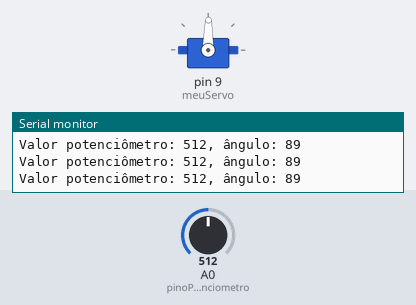
Bench run of a sketch on a simulated Arduino Uno, built with avr-gcc and run on an emulated ATmega328P. Shown: servo, the last lines printed to the serial monitor. Inputs (shaded band) come from the test bench; at power-on: A0 (pinoPotenciometro) = 512.

Above: at 1.2 s.
1.3 s: A0 (pinoPotenciometro) set to 557
At 2.4 s:
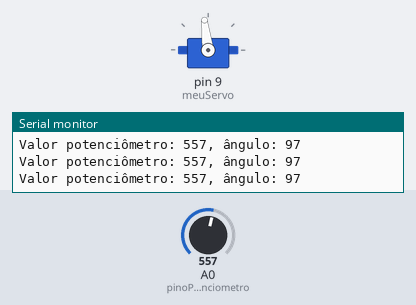
4.3 s: A0 (pinoPotenciometro) set to 587
At 5.5 s:
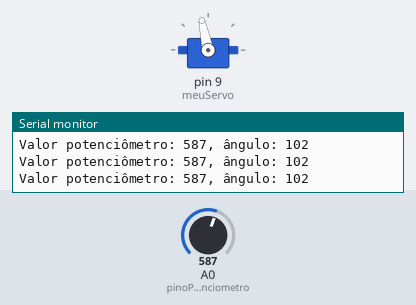
5.8 s: A0 (pinoPotenciometro) set to 306
At 6.6 s:
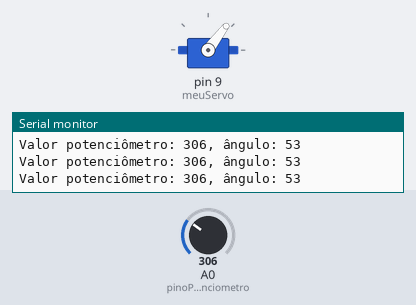
7.3 s: A0 (pinoPotenciometro) set to 110
At 7.7 s:
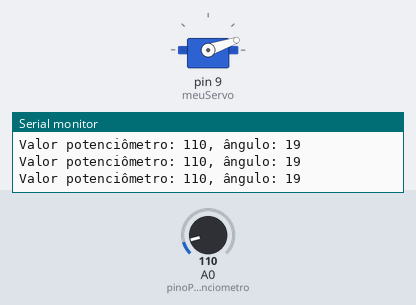
8.8 s: A0 (pinoPotenciometro) set to 89
At 9.9 s:
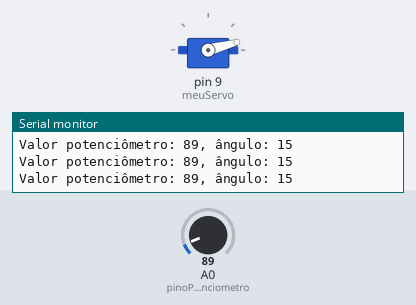
11.8 s: A0 (pinoPotenciometro) set to 122
At 12.2 s:
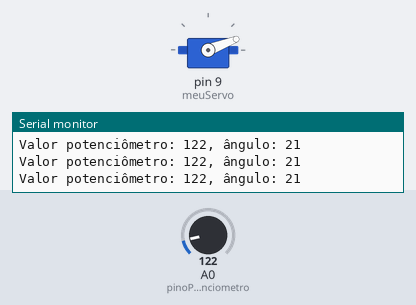
Timing chart, 0 to 14.3 s (numbered marks = the images above; inputs shaded):
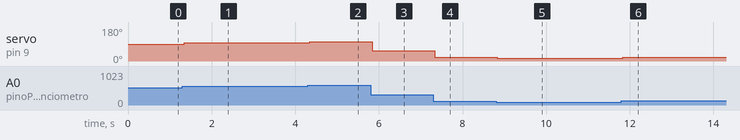

Measured:
- after the input at 1.3 s, servo on pin 9 (meuServo): 89° → 97° after 0.05 s
- after the input at 4.3 s, servo on pin 9 (meuServo): 97° → 102° at once
- after the input at 5.8 s, servo on pin 9 (meuServo): 102° → 53° at once
- after the input at 7.3 s, servo on pin 9 (meuServo): 53° → 19° at once
- after the input at 8.8 s, servo on pin 9 (meuServo): 19° → 15° at once
- after the input at 11.8 s, servo on pin 9 (meuServo): 15° → 21° at once

The sketch:

atuadoresServo.ino
```cpp
// incluir a biblioteca Servo.h
#include <Servo.h>

// criar a referência ao servo
Servo meuServo;

// definir o pino analógico para o ptenciômetro
int const pinoPotenciometro = A0;
// variável para guardar o valor lido do potenciômetro
int valorPotenciometro;
// váriavel para mapear o valor analógico para o ângulo do servo
int angulo;

void setup() {
  // definir o pino (9) em que o servo receberá o comando
  meuServo.attach(9);
  // iniciar a monitor serial para visualizar os valores das variáveis
  Serial.begin(9600);
}

void loop() {
  // ler o valor do potenciômetro
  valorPotenciometro = analogRead(pinoPotenciometro);
  // exibir no monitor serial o valor lido
  Serial.print("Valor potenciômetro: ");
  Serial.print(valorPotenciometro);

  // mapear o valor analógico lido (0-1024) para ângulo (0-179)
  angulo = map(valorPotenciometro, 0, 1023, 0, 179);

  // exibir no monitor serial o ângulo
  Serial.print(", ângulo: ");
  Serial.println(angulo);

  // definir a ângulo em que o servo deve estar
  meuServo.write(angulo);

  // esperar 15 milisegundos para a próxima leitura
  delay(15);
}
```
